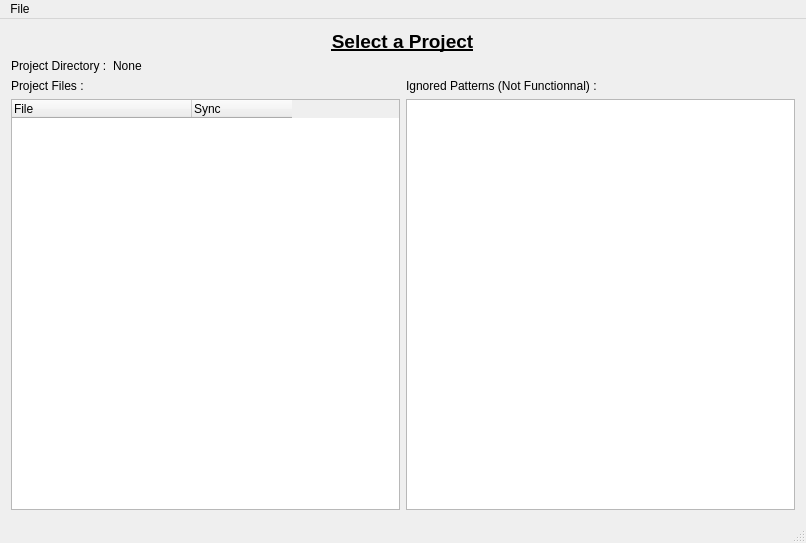
<?xml version="1.0" encoding="UTF-8"?>
<ui version="4.0">
 <class>MainWindow</class>
 <widget class="QMainWindow" name="MainWindow">
  <property name="geometry">
   <rect>
    <x>0</x>
    <y>0</y>
    <width>806</width>
    <height>543</height>
   </rect>
  </property>
  <property name="windowTitle">
   <string>TwiceCast</string>
  </property>
  <widget class="QWidget" name="centralWidget">
   <layout class="QGridLayout" name="gridLayout">
    <item row="1" column="0">
     <layout class="QFormLayout" name="DetailsLayout">
      <item row="0" column="0">
       <widget class="QLabel" name="textWatchedDirectory">
        <property name="text">
         <string>Project Directory :</string>
        </property>
       </widget>
      </item>
      <item row="0" column="1">
       <widget class="QLabel" name="watchedDirectory">
        <property name="text">
         <string>None</string>
        </property>
       </widget>
      </item>
     </layout>
    </item>
    <item row="3" column="0">
     <layout class="QHBoxLayout" name="ListsLayout">
      <item>
       <layout class="QVBoxLayout" name="fileLayout">
        <item>
         <widget class="QLabel" name="labelTreeFile">
          <property name="text">
           <string>Project Files :</string>
          </property>
         </widget>
        </item>
        <item>
         <widget class="QTreeWidget" name="treeFile">
          <property name="editTriggers">
           <set>QAbstractItemView::NoEditTriggers</set>
          </property>
          <property name="columnCount">
           <number>2</number>
          </property>
          <attribute name="headerCascadingSectionResizes">
           <bool>true</bool>
          </attribute>
          <attribute name="headerDefaultSectionSize">
           <number>180</number>
          </attribute>
          <attribute name="headerShowSortIndicator" stdset="0">
           <bool>false</bool>
          </attribute>
          <attribute name="headerStretchLastSection">
           <bool>false</bool>
          </attribute>
          <column>
           <property name="text">
            <string>File</string>
           </property>
          </column>
          <column>
           <property name="text">
            <string>Sync</string>
           </property>
          </column>
         </widget>
        </item>
       </layout>
      </item>
      <item>
       <layout class="QVBoxLayout" name="ignoredLayout">
        <item>
         <widget class="QLabel" name="labelListIgnored">
          <property name="text">
           <string>Ignored Patterns (Not Functionnal) :</string>
          </property>
         </widget>
        </item>
        <item>
         <widget class="QListWidget" name="listIgnored"/>
        </item>
       </layout>
      </item>
     </layout>
    </item>
    <item row="0" column="0" alignment="Qt::AlignHCenter">
     <widget class="QLabel" name="titleLabel">
      <property name="font">
       <font>
        <pointsize>14</pointsize>
        <weight>75</weight>
        <bold>true</bold>
        <underline>true</underline>
       </font>
      </property>
      <property name="text">
       <string>Select a Project</string>
      </property>
      <property name="alignment">
       <set>Qt::AlignCenter</set>
      </property>
     </widget>
    </item>
   </layout>
  </widget>
  <widget class="QMenuBar" name="menuBar">
   <property name="geometry">
    <rect>
     <x>0</x>
     <y>0</y>
     <width>806</width>
     <height>25</height>
    </rect>
   </property>
   <widget class="QMenu" name="menuFile">
    <property name="title">
     <string>File</string>
    </property>
    <addaction name="actionNewProject"/>
    <addaction name="actionOpenProject"/>
    <addaction name="separator"/>
    <addaction name="actionExit"/>
   </widget>
   <addaction name="menuFile"/>
  </widget>
  <widget class="QStatusBar" name="statusBar"/>
  <action name="actionNewProject">
   <property name="text">
    <string>New Project</string>
   </property>
  </action>
  <action name="actionOpenProject">
   <property name="text">
    <string>Open Project (Not Functionnal)</string>
   </property>
  </action>
  <action name="actionExit">
   <property name="text">
    <string>Exit</string>
   </property>
  </action>
 </widget>
 <layoutdefault spacing="6" margin="11"/>
 <resources/>
 <connections/>
</ui>
